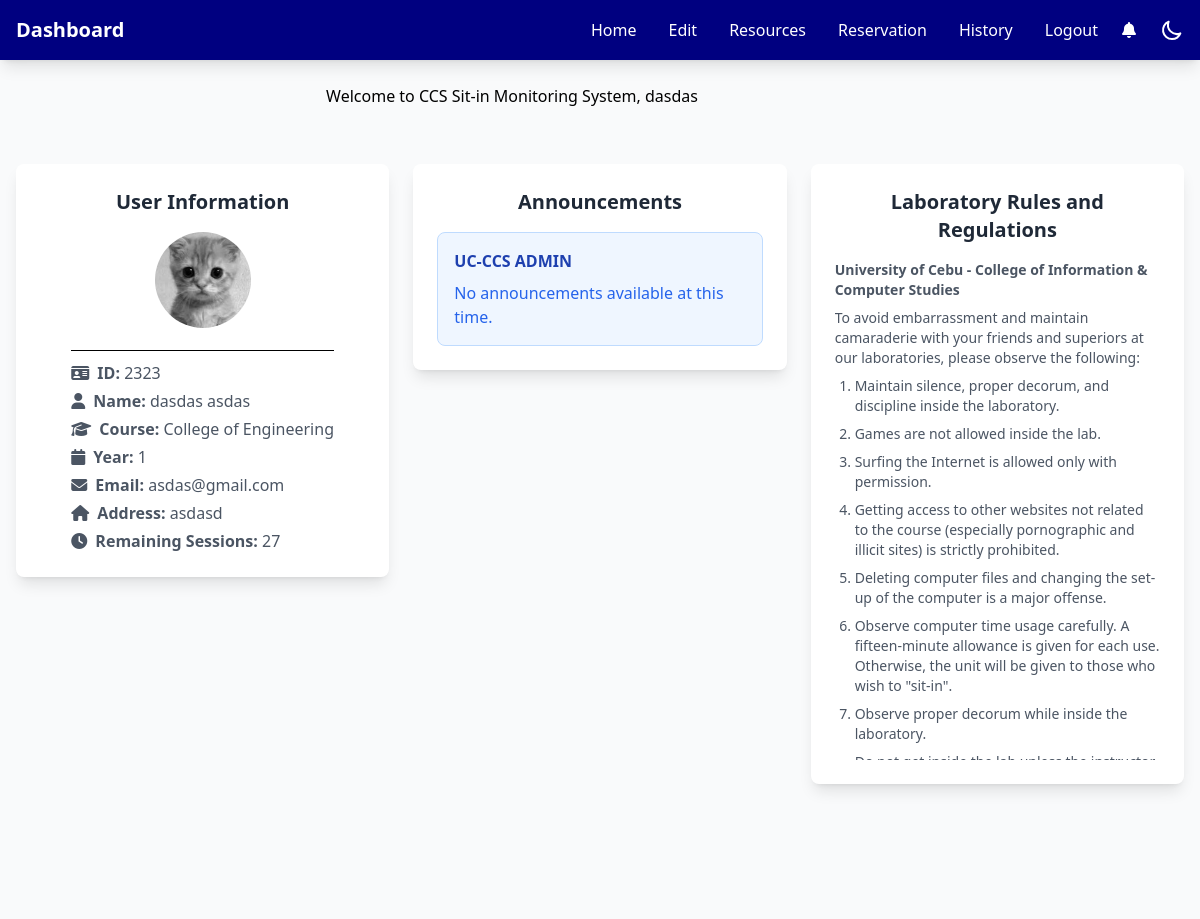
/index.php (signed in), run on the app's committed database.
### tables this page shows
CREATE TABLE `students` (
  `StudID` int(11) NOT NULL,
  `IDNO` int(11) NOT NULL,
  `Last_Name` varchar(100) NOT NULL,
  `First_Name` varchar(100) NOT NULL,
  `Mid_Name` varchar(100) NOT NULL,
  `Course` varchar(100) NOT NULL,
  `Year_lvl` int(11) NOT NULL,
  `Username` varchar(100) NOT NULL,
  `Password` varchar(100) NOT NULL,
  `profile_image` varchar(255) NOT NULL,
  `Email` varchar(255) NOT NULL,
  `Address` varchar(255) NOT NULL
);

CREATE TABLE `student_session` (
  `id_number` int(11) NOT NULL,
  `remaining_sessions` int(11) NOT NULL DEFAULT 30
);

### index.php (the view, shortened to what this page needs)
<?php
include 'header.php';
$servername = "localhost";
$username = "root";
$password = "";
$database = "users";
$conn = new mysqli($servername, $username, $password, $database);
$firstname = $_SESSION['firstname'];
$sql = "SELECT s.profile_image, ss.remaining_sessions
        FROM students s
        LEFT JOIN student_session ss ON s.IDNO = ss.id_number
        WHERE s.First_Name = ?";
$stmt = $conn->prepare($sql);
$stmt->bind_param("s", $firstname);
$stmt->execute();
$result = $stmt->get_result();
$user = $result->fetch_assoc();
$profileImage = !empty($user['profile_image']) && file_exists($user['profile_image'])
    ? $user['profile_image']
    : "https://cdn-icons-png.flaticon.com/512/2815/2815428.png";
$remainingSessions = $user['remaining_sessions'] ?? 30;
$announcements = [];
?>
<!DOCTYPE html>
<html lang="en" class="light">
<head>
    <link rel="stylesheet" href="https://cdnjs.cloudflare.com/ajax/libs/font-awesome/6.4.0/css/all.min.css">
    <link rel="stylesheet" href="css/user-dark-mode.css">
</head>
<body class="light">
    <nav class="bg-primary shadow-lg">
        <div class="max-w-7xl mx-auto px-4">
            <div class="flex justify-between items-center">
                <span class="text-white text-xl font-bold py-4">Dashboard</span>
                <div class="flex space-x-4">
                    <div class="hidden md:flex items-center space-x-4">
                        <a href="index.php" class="nav-link text-white hover:text-gray-200">Home</a>
                        <a href="edit_profile.php" class="nav-link text-white hover:text-gray-200">Edit</a>
                        <a href="resources.php" class="nav-link text-white hover:text-gray-200">Resources</a>
                        <a href="reservation.php" class="nav-link text-white hover:text-gray-200">Reservation</a>
                        <a href="history.php" class="nav-link text-white hover:text-gray-200">History</a>
                        <a href="login.php" class="nav-link text-white hover:text-gray-200">Logout</a>
                        <div class="relative">
                            <button id="notificationButton" class="text-white hover:text-gray-200 mr-2">
                                <i class="fas fa-bell"></i>
                            </button>
                        </div>
                        <button id="darkModeToggle" class="text-white hover:text-gray-200">
                            <svg id="darkModeIcon" class="w-6 h-6" fill="none" stroke="currentColor" viewBox="0 0 24 24">
                                <path stroke-linecap="round" stroke-linejoin="round" stroke-width="2"
                                    d="M20.354 15.354A9 9 0 018.646 3.646 9.003 9.003 0 0012 21a9.003 9.003 0 008.354-5.646z">
                                </path>
                            </svg>
                        </button>
                    </div>
                </div>
            </div>
        </div>
    </nav>
    <header class="text-black py-6 slide-in-top text-center">
        <div class="container text-center dark:text-white">
            <h1>Welcome to CCS Sit-in Monitoring System, <?php echo htmlspecialchars($firstname) ?></h1>
        </div>
    </header>
    <div class="max-w-7xl mx-auto px-4 py-8">
        <div class="grid grid-cols-1 md:grid-cols-3 gap-6">
            <div class="bg-white dark:bg-gray-800 rounded-lg shadow-lg p-6 h-fit slide-in-top animation-delay-100">
                <h5 class="text-xl font-semibold mb-4 text-center text-gray-800 dark:text-white">User Information</h5>
                <div class="flex flex-col items-center">
                    <img src="<?php echo htmlspecialchars($profileImage); ?>"
                         alt="Profile"
                         class="w-24 h-24 rounded-full mb-3 object-cover">
                    <div class="space-y-1 text-gray-600 dark:text-white">
                    <hr>
                        <p><i class="fas fa-id-card mr-2"></i><span class="font-semibold">ID:</span> <?php echo htmlspecialchars($_SESSION['IDNO']); ?></p>
                        <p><i class="fas fa-user mr-2"></i><span class="font-semibold">Name:</span> <?php echo htmlspecialchars($_SESSION['firstname'] . " " . $_SESSION['lastname']); ?></p>
                        <p><i class="fas fa-graduation-cap mr-2"></i><span class="font-semibold">Course:</span> <?php echo htmlspecialchars($_SESSION['course']); ?></p>
                        <p><i class="fas fa-calendar mr-2"></i><span class="font-semibold">Year:</span> <?php echo htmlspecialchars($_SESSION['yearlvl']); ?></p>
                        <p><i class="fas fa-envelope mr-2"></i><span class="font-semibold">Email:</span> <?php echo htmlspecialchars($_SESSION['Email'] ?? 'Not set'); ?></p>
                        <p class="max-w-xs break-words"><i class="fas fa-home mr-2"></i><span class="font-semibold">Address:</span> <?php echo htmlspecialchars($_SESSION['Address'] ?? 'Not set'); ?></p>
                        <p><i class="fas fa-clock mr-2"></i><span class="font-semibold">Remaining Sessions:</span> <?php echo htmlspecialchars($remainingSessions); ?></p>
                    </div>
                </div>
            </div>
            <div class="bg-white dark:bg-gray-800 rounded-lg shadow-lg p-6 h-fit slide-in-top animation-delay-200">
                <h5 class="text-xl font-semibold mb-4 text-center text-gray-800 dark:text-white">Announcements</h5>
                <div class="space-y-4 scrollable-content max-h-64">
                    <?php if (empty($announcements)): ?>
                        <div class="bg-blue-50 dark:bg-gray-700 border border-blue-200 dark:border-gray-600 rounded-lg p-4">
                            <h6 class="font-semibold text-blue-800 dark:text-white mb-2">UC-CCS ADMIN</h6>
                            <p class="text-blue-600 dark:text-gray-300">No announcements available at this time.</p>
                        </div>
                    <?php endif; ?>
                </div>
            </div>
            <div class="bg-white dark:bg-gray-800 rounded-lg shadow-lg p-6 h-fit slide-in-top animation-delay-300">
                <h5 class="text-xl font-semibold mb-4 text-center text-gray-800 dark:text-white">Laboratory Rules and Regulations</h5>
                <div class="space-y-2 text-sm text-gray-600 dark:text-white scrollable-content">
                    <p class="font-semibold mb-2">University of Cebu - College of Information & Computer Studies</p>
                    <p class="mb-4">To avoid embarrassment and maintain camaraderie with your friends and superiors at our laboratories, please observe the following:</p>
                    <ul class="list-decimal pl-5 space-y-2">
                        <li>Maintain silence, proper decorum, and discipline inside the laboratory.</li>
                        <li>Games are not allowed inside the lab.</li>
                        <li>Surfing the Internet is allowed only with permission.</li>
                        <li>Getting access to other websites not related to the course (especially pornographic and illicit sites) is strictly prohibited.</li>
                        <li>Deleting computer files and changing the set-up of the computer is a major offense.</li>
                        <li>Observe computer time usage carefully. A fifteen-minute allowance is given for each use. Otherwise, the unit will be given to those who wish to "sit-in".</li>
                        <li>Observe proper decorum while inside the laboratory.</li>
                        <p>Do not get inside the lab unless the instructor is present.
                        All bags, knapsacks, and the likes must be deposited at the counter.
                        Follow the seating arrangement of your instructor.
                        At the end of class, all software programs must be closed.
                        Return all chairs to their proper places after using.</p>
                    </ul>
                </div>
            </div>
        </div>
    </div>
</body>
</html>

### index.php (style rules this page uses)
* { transition: background-color 0.3s ease, color 0.3s ease, border-color 0.3s ease; }
.nav-link { position: relative; padding: 0.5rem; }
.nav-link:after { content: ''; position: absolute; width: 0; height: 2px; bottom: 0; left: 0; background-color: white; transition: width 0.3s ease; }
hr { border: none; height: 1px; background-color: #000000; margin: 10px 0; }
.scrollable-content { max-height: 500px; overflow-y: auto; scrollbar-width: thin; scrollbar-color: #718096 #EDF2F7; }

### data on the page
students: profile_image (picture), student_session.remaining_sessions "27"

### other printed values
$firstname "dasdas"
$_SESSION['IDNO'] "2323"
$_SESSION['firstname'] . " " . $_SESSION['lastname'] "dasdas asdas"
$_SESSION['course'] "College of Engineering"
$_SESSION['yearlvl'] "1"
$_SESSION['Email'] "asdas@gmail.com"
$_SESSION['Address'] "asdasd"
